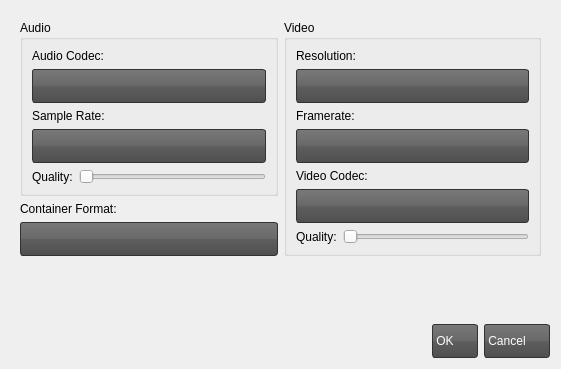
<?xml version="1.0" encoding="UTF-8"?>
<ui version="4.0">
 <class>CameraVideoSettings</class>
 <widget class="QDialog" name="CameraVideoSettings">
  <property name="geometry">
   <rect>
    <x>0</x>
    <y>0</y>
    <width>561</width>
    <height>369</height>
   </rect>
  </property>
  <property name="windowTitle">
   <string>Dialog</string>
  </property>
  <property name="windowIcon">
   <iconset resource="../images.qrc">
    <normaloff>:/res/images/app-icon.png</normaloff>:/res/images/app-icon.png</iconset>
  </property>
  <property name="styleSheet">
   <string notr="true">QLineEdit {
    border: 2px solid #333333;
    border-radius: 3px;
    padding: 1px 23px 1px 3px;
}

QPushButton:hover, QToolButton:hover {
    background: qlineargradient(x1 : 0, y1 : 0, x2 : 0, y2 :   1, stop :   0.0 #ffd9aa, stop : 0.5 #ffbb6e, stop : 0.55 #feae42, stop : 1.0 #fedb74);
}

QPushButton {
    border: 1px solid #333333;
    border-radius: 3px;
    padding: 1px 23px 1px 3px;
	background: qlineargradient(x1:0, y1:0, x2:0, y2:1, stop:0 #797979, stop:0.48 #696969, stop:0.52 #5e5e5e, stop:1 #4f4f4f);
    color: white;
    font: bold large &quot;Arial&quot;;
    height: 30px;
}

QPushButton:pressed {
    background: qlineargradient(x1 : 0, y1 : 0, x2 : 0, y2 :   1, stop :   0.0 #c0dbff, stop : 0.5 #cfd26f, stop : 0.55 #c7df6f, stop : 1.0 #f5f9ff);
    padding-top: 2px;
    padding-left: 3px;
}

QPushButton:on {
    background: qlineargradient(x1 : 0, y1 : 0, x2 : 0, y2 :   1, stop :   0.0 #5AA72D, stop : 0.5 #B3E296, stop : 0.55 #B3E296, stop : 1.0 #f5f9ff);
    padding-top: 2px;
    padding-left: 3px;
}

QPushButton:disabled {
    background: transparent #aeaeae;
    padding-top: 2px;        
    padding-left: 3px;
    color: black;
}

QToolButton {
    border: 1px solid #333333;
    border-radius: 3px;
	background: qlineargradient(x1:0, y1:0, x2:0, y2:1, stop:0 #797979, stop:0.48 #696969, stop:0.52 #5e5e5e, stop:1 #4f4f4f);
}

QProgressBar {
    border: 1px solid black;
    text-align: center;
    padding: 1px;
    border-bottom-right-radius: 7px;
    border-bottom-left-radius: 7px;
    background: QLinearGradient( x1: 0, y1: 0, x2: 1, y2: 0, stop: 0 #fff, stop: 0.4999 #eee, stop: 0.5 #ddd, stop: 1 #eee );
    width: 15px;
}

QProgressBar::chunk {
    background: QLinearGradient( x1: 0, y1: 0, x2: 1, y2: 0,stop: 0 #78d,stop: 0.4999 #46a,stop: 0.5 #45a,stop: 1 #238 );
    border-bottom-right-radius: 7px;
    border-bottom-left-radius: 7px;
    border: 1px solid black;
}

QLCDNumber {
    background-color:black;
    color:green;
    font: bold large &quot;Arial&quot;;
    height: 30px;
}

QTabWidget, QStackedWidget {
    background: none;
    color: white;
    font: bold large &quot;Arial&quot;;
    height: 30px;
}

QTabWidget::pane {
    border: 0px;
    top: 0.1em;
    border-width: 1px;
    border-style: solid;
    border-color: grey;
}

QTabBar::tab {
    width: 150px;
    margin-left: 0.5;
    margin-right: 0.5;
    border: 1px solid #7a7a7a;
    border-top-left-radius: 4px;
    border-top-right-radius: 4px;
    padding: 15px 19px 15px 19px;
}

QTabBar::tab:!selected {
   margin-top: 2px;
}

QTabBar::tab:selected {
    margin-top: -1px;
    background: qlineargradient(x1:0, y1:0, x2:0, y2:1, stop:0 #797979, stop:0.48 #696969, stop:0.52 #5e5e5e, stop:1 #4f4f4f);
    color: white;
}

QTabBar::tab:hover {
    text-decoration: underline;
    background: qlineargradient(x1 : 0, y1 : 0, x2 : 0, y2 :   1, stop :   0.0 #ffd9aa, stop : 0.5 #ffbb6e, stop : 0.55 #feae42, stop :   1.0 #fedb74);
}

QTabBar::tab::bottom {
    border-bottom-left-radius: 4px;
    border-bottom-right-radius: 4px;
    border-top-left-radius: 0px;
    border-top-right-radius: 0px;
    padding: 15px 19px 15px 19px;
}

QComboBox {
	border: 1px solid #333333;
	border-radius: 3px;
	background: qlineargradient(x1:0, y1:0, x2:0, y2:1, stop:0 #797979, stop:0.48 #696969, stop:0.52 #5e5e5e, stop:1 #4f4f4f);
	padding: 1px 23px 1px 3px;
	min-width: 6em;
    color: white;
    font: bold large &quot;Arial&quot;;
    height: 30px;
}

QComboBox:hover {
    text-decoration: underline;
     background: qlineargradient(x1 : 0, y1 : 0, x2 : 0, y2 :   1, stop :   0.0 #ffd9aa, stop : 0.5 #ffbb6e, stop : 0.55 #feae42, stop :   1.0 #fedb74);
}

QComboBox::drop-down {
	subcontrol-origin: padding;
	subcontrol-position: top right;
	width: 20px;
	border-top-right-radius: 3px;
	border-bottom-right-radius: 3px;
}

QComboBox::down-arrow {
     image: url(:res/images/combo-arrow-down.png);
}
 
QComboBox QAbstractView{
	background-color: #4f4f4f;
	color: #999999;
	selection-background-color: #999999;
	selection-color: #4f4f4f;
}

QComboBox QAbstractItemView {
    background-color: #4f4f4f;
    color: white;
    selection-background-color: qlineargradient(x1 : 0, y1 : 0, x2 : 0, y2 :   1, stop :   0.0 #ffd9aa, stop : 0.5 #ffbb6e, stop : 0.55 #feae42, stop : 1.0 #fedb74);
}

</string>
  </property>
  <layout class="QGridLayout" name="gridLayout_4">
   <item row="0" column="0">
    <widget class="QScrollArea" name="scrollArea">
     <property name="frameShape">
      <enum>QFrame::NoFrame</enum>
     </property>
     <property name="widgetResizable">
      <bool>true</bool>
     </property>
     <widget class="QWidget" name="scrollAreaWidgetContents">
      <property name="geometry">
       <rect>
        <x>0</x>
        <y>0</y>
        <width>543</width>
        <height>246</height>
       </rect>
      </property>
      <layout class="QGridLayout" name="gridLayout_3">
       <item row="0" column="0">
        <widget class="QGroupBox" name="groupBox">
         <property name="title">
          <string>Audio</string>
         </property>
         <layout class="QGridLayout" name="gridLayout">
          <item row="0" column="0" colspan="2">
           <widget class="QLabel" name="label_2">
            <property name="text">
             <string>Audio Codec:</string>
            </property>
           </widget>
          </item>
          <item row="1" column="0" colspan="2">
           <widget class="QComboBox" name="audioCodecBox"/>
          </item>
          <item row="2" column="0" colspan="2">
           <widget class="QLabel" name="label_5">
            <property name="text">
             <string>Sample Rate:</string>
            </property>
           </widget>
          </item>
          <item row="3" column="0" colspan="2">
           <widget class="QComboBox" name="audioSampleRateBox"/>
          </item>
          <item row="4" column="0">
           <widget class="QLabel" name="label_3">
            <property name="text">
             <string>Quality:</string>
            </property>
           </widget>
          </item>
          <item row="4" column="1">
           <widget class="QSlider" name="audioQualitySlider">
            <property name="maximum">
             <number>4</number>
            </property>
            <property name="orientation">
             <enum>Qt::Horizontal</enum>
            </property>
           </widget>
          </item>
         </layout>
        </widget>
       </item>
       <item row="0" column="1" rowspan="3">
        <widget class="QGroupBox" name="groupBox_2">
         <property name="title">
          <string>Video</string>
         </property>
         <layout class="QGridLayout" name="gridLayout_2">
          <item row="0" column="0" colspan="2">
           <widget class="QLabel" name="label_8">
            <property name="text">
             <string>Resolution:</string>
            </property>
           </widget>
          </item>
          <item row="1" column="0" colspan="2">
           <widget class="QComboBox" name="videoResolutionBox"/>
          </item>
          <item row="2" column="0" colspan="2">
           <widget class="QLabel" name="label_9">
            <property name="text">
             <string>Framerate:</string>
            </property>
           </widget>
          </item>
          <item row="3" column="0" colspan="2">
           <widget class="QComboBox" name="videoFramerateBox"/>
          </item>
          <item row="4" column="0" colspan="2">
           <widget class="QLabel" name="label_6">
            <property name="text">
             <string>Video Codec:</string>
            </property>
           </widget>
          </item>
          <item row="5" column="0" colspan="2">
           <widget class="QComboBox" name="videoCodecBox"/>
          </item>
          <item row="6" column="0">
           <widget class="QLabel" name="label_7">
            <property name="text">
             <string>Quality:</string>
            </property>
           </widget>
          </item>
          <item row="6" column="1">
           <widget class="QSlider" name="videoQualitySlider">
            <property name="maximum">
             <number>4</number>
            </property>
            <property name="orientation">
             <enum>Qt::Horizontal</enum>
            </property>
           </widget>
          </item>
         </layout>
        </widget>
       </item>
       <item row="1" column="0">
        <widget class="QLabel" name="label_4">
         <property name="text">
          <string>Container Format:</string>
         </property>
        </widget>
       </item>
       <item row="2" column="0">
        <widget class="QComboBox" name="containerFormatBox"/>
       </item>
      </layout>
     </widget>
    </widget>
   </item>
   <item row="1" column="0">
    <spacer name="verticalSpacer">
     <property name="orientation">
      <enum>Qt::Vertical</enum>
     </property>
     <property name="sizeHint" stdset="0">
      <size>
       <width>20</width>
       <height>14</height>
      </size>
     </property>
    </spacer>
   </item>
   <item row="2" column="0">
    <widget class="QDialogButtonBox" name="buttonBox">
     <property name="orientation">
      <enum>Qt::Horizontal</enum>
     </property>
     <property name="standardButtons">
      <set>QDialogButtonBox::Cancel|QDialogButtonBox::Ok</set>
     </property>
    </widget>
   </item>
  </layout>
 </widget>
 <resources>
  <include location="../images.qrc"/>
 </resources>
 <connections>
  <connection>
   <sender>buttonBox</sender>
   <signal>accepted()</signal>
   <receiver>CameraVideoSettings</receiver>
   <slot>accept()</slot>
   <hints>
    <hint type="sourcelabel">
     <x>322</x>
     <y>272</y>
    </hint>
    <hint type="destinationlabel">
     <x>44</x>
     <y>230</y>
    </hint>
   </hints>
  </connection>
  <connection>
   <sender>buttonBox</sender>
   <signal>rejected()</signal>
   <receiver>CameraVideoSettings</receiver>
   <slot>reject()</slot>
   <hints>
    <hint type="sourcelabel">
     <x>405</x>
     <y>262</y>
    </hint>
    <hint type="destinationlabel">
     <x>364</x>
     <y>227</y>
    </hint>
   </hints>
  </connection>
 </connections>
</ui>
